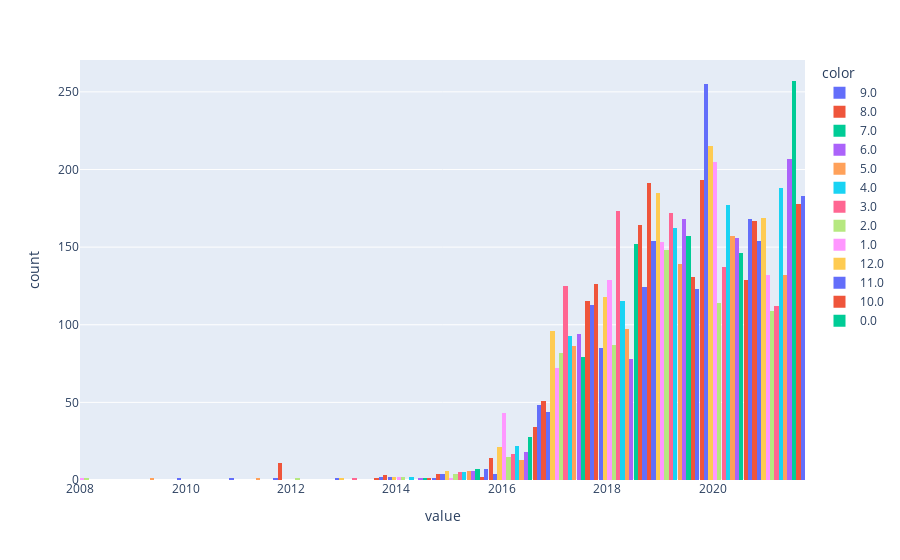

Write notebook code for a chart like this one.
### Code cell
# Extracting months
# Filling NaN values with 0
data["month_added"] = data["date_added"].dt.month.fillna(0)
px.histogram(data["date_added"], color=data["month_added"])

### Figure 1 — Plotly figure (JSON) as saved in the notebook; plotly's stock layout.template omitted (floating-point values rounded to 4 significant figures; data arrays with more than 128 entries replaced by an {"elided": "..."} marker saying what was removed)
{"data": [{"alignmentgroup": "True", "bingroup": "x", "hovertemplate": "color=9.0<br>value=%{x}<br>count=%{y}<extra></extra>", "legendgroup": "9.0", "marker": {"color": "#636efa", "pattern": {"shape": ""}}, "name": "9.0", "offsetgroup": "9.0", "orientation": "v", "showlegend": true, "type": "histogram", "x": {"elided": "770 str values"}, "xaxis": "x", "yaxis": "y"}, {"alignmentgroup": "True", "bingroup": "x", "hovertemplate": "color=8.0<br>value=%{x}<br>count=%{y}<extra></extra>", "legendgroup": "8.0", "marker": {"color": "#EF553B", "pattern": {"shape": ""}}, "name": "8.0", "offsetgroup": "8.0", "orientation": "v", "showlegend": true, "type": "histogram", "x": {"elided": "755 str values"}, "xaxis": "x", "yaxis": "y"}, {"alignmentgroup": "True", "bingroup": "x", "hovertemplate": "color=7.0<br>value=%{x}<br>count=%{y}<extra></extra>", "legendgroup": "7.0", "marker": {"color": "#00cc96", "pattern": {"shape": ""}}, "name": "7.0", "offsetgroup": "7.0", "orientation": "v", "showlegend": true, "type": "histogram", "x": {"elided": "827 str values"}, "xaxis": "x", "yaxis": "y"}, {"alignmentgroup": "True", "bingroup": "x", "hovertemplate": "color=6.0<br>value=%{x}<br>count=%{y}<extra></extra>", "legendgroup": "6.0", "marker": {"color": "#ab63fa", "pattern": {"shape": ""}}, "name": "6.0", "offsetgroup": "6.0", "orientation": "v", "showlegend": true, "type": "histogram", "x": {"elided": "728 str values"}, "xaxis": "x", "yaxis": "y"}, {"alignmentgroup": "True", "bingroup": "x", "hovertemplate": "color=5.0<br>value=%{x}<br>count=%{y}<extra></extra>", "legendgroup": "5.0", "marker": {"color": "#FFA15A", "pattern": {"shape": ""}}, "name": "5.0", "offsetgroup": "5.0", "orientation": "v", "showlegend": true, "type": "histogram", "x": {"elided": "632 str values"}, "xaxis": "x", "yaxis": "y"}, {"alignmentgroup": "True", "bingroup": "x", "hovertemplate": "color=4.0<br>value=%{x}<br>count=%{y}<extra></extra>", "legendgroup": "4.0", "marker": {"color": "#19d3f3", "pattern": {"shape": ""}}, "name": "4.0", "offsetgroup": "4.0", "orientation": "v", "showlegend": true, "type": "histogram", "x": {"elided": "764 str values"}, "xaxis": "x", "yaxis": "y"}, {"alignmentgroup": "True", "bingroup": "x", "hovertemplate": "color=3.0<br>value=%{x}<br>count=%{y}<extra></extra>", "legendgroup": "3.0", "marker": {"color": "#FF6692", "pattern": {"shape": ""}}, "name": "3.0", "offsetgroup": "3.0", "orientation": "v", "showlegend": true, "type": "histogram", "x": {"elided": "742 str values"}, "xaxis": "x", "yaxis": "y"}, {"alignmentgroup": "True", "bingroup": "x", "hovertemplate": "color=2.0<br>value=%{x}<br>count=%{y}<extra></extra>", "legendgroup": "2.0", "marker": {"color": "#B6E880", "pattern": {"shape": ""}}, "name": "2.0", "offsetgroup": "2.0", "orientation": "v", "showlegend": true, "type": "histogram", "x": {"elided": "563 str values"}, "xaxis": "x", "yaxis": "y"}, {"alignmentgroup": "True", "bingroup": "x", "hovertemplate": "color=1.0<br>value=%{x}<br>count=%{y}<extra></extra>", "legendgroup": "1.0", "marker": {"color": "#FF97FF", "pattern": {"shape": ""}}, "name": "1.0", "offsetgroup": "1.0", "orientation": "v", "showlegend": true, "type": "histogram", "x": {"elided": "738 str values"}, "xaxis": "x", "yaxis": "y"}, {"alignmentgroup": "True", "bingroup": "x", "hovertemplate": "color=12.0<br>value=%{x}<br>count=%{y}<extra></extra>", "legendgroup": "12.0", "marker": {"color": "#FECB52", "pattern": {"shape": ""}}, "name": "12.0", "offsetgroup": "12.0", "orientation": "v", "showlegend": true, "type": "histogram", "x": {"elided": "813 str values"}, "xaxis": "x", "yaxis": "y"}, {"alignmentgroup": "True", "bingroup": "x", "hovertemplate": "color=11.0<br>value=%{x}<br>count=%{y}<extra></extra>", "legendgroup": "11.0", "marker": {"color": "#636efa", "pattern": {"shape": ""}}, "name": "11.0", "offsetgroup": "11.0", "orientation": "v", "showlegend": true, "type": "histogram", "x": {"elided": "705 str values"}, "xaxis": "x", "yaxis": "y"}, {"alignmentgroup": "True", "bingroup": "x", "hovertemplate": "color=10.0<br>value=%{x}<br>count=%{y}<extra></extra>", "legendgroup": "10.0", "marker": {"color": "#EF553B", "pattern": {"shape": ""}}, "name": "10.0", "offsetgroup": "10.0", "orientation": "v", "showlegend": true, "type": "histogram", "x": {"elided": "760 str values"}, "xaxis": "x", "yaxis": "y"}, {"alignmentgroup": "True", "bingroup": "x", "hovertemplate": "color=0.0<br>value=%{x}<br>count=%{y}<extra></extra>", "legendgroup": "0.0", "marker": {"color": "#00cc96", "pattern": {"shape": ""}}, "name": "0.0", "offsetgroup": "0.0", "orientation": "v", "showlegend": true, "type": "histogram", "x": [null, null, null, null, null, null, null, null, null, null], "xaxis": "x", "yaxis": "y"}], "layout": {"barmode": "relative", "legend": {"title": {"text": "color"}, "tracegroupgap": 0}, "margin": {"t": 60}, "xaxis": {"anchor": "y", "domain": [0, 1], "title": {"text": "value"}}, "yaxis": {"anchor": "x", "domain": [0, 1], "title": {"text": "count"}}}}
